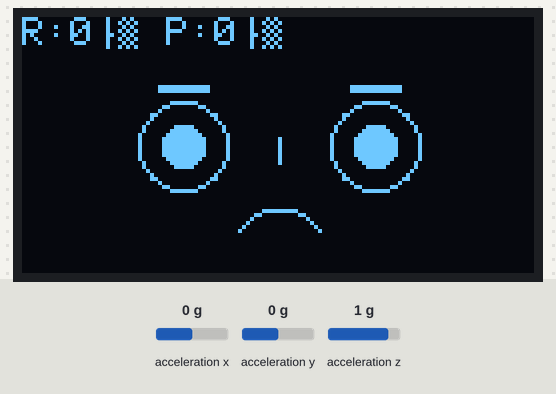
A sketch run on a simulated ESP32. Shown: 128×64 one-colour display. The test bench sets the inputs (shaded band); at power-on: acceleration x 0 g, acceleration y 0 g, acceleration z 1 g. Random numbers use the default seed unless the sketch sets one; what the sketch prints to the serial monitor is not drawn.

Above: at 6.5 s.
6.6 s: acceleration x set to -1.4 g
At 8.78 s:
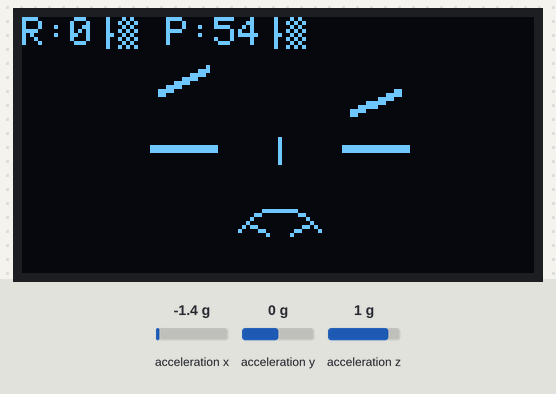
9.6 s: acceleration y set to -1.4 g
At 10.2 s:
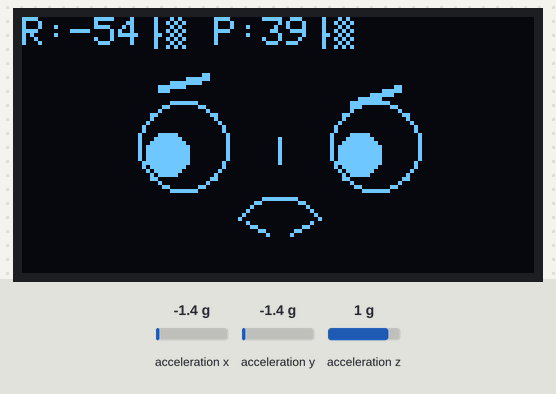
12.6 s: acceleration z set to -1.4 g
At 13.8 s:
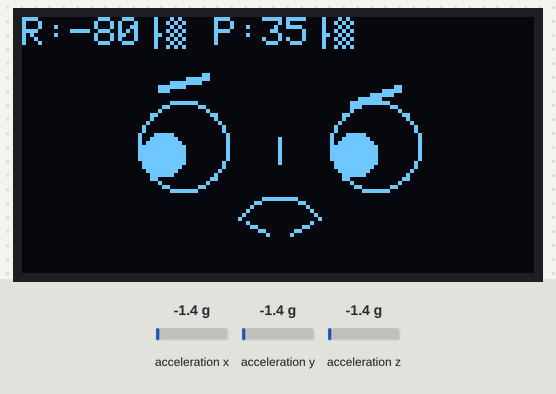
14.1 s: acceleration x set to -0.8 g
At 16.1 s:
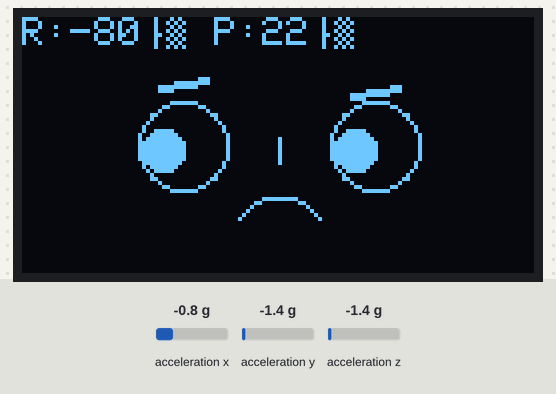
Timing chart, 0 to 17.5 s (numbered marks = the images above; inputs shaded):
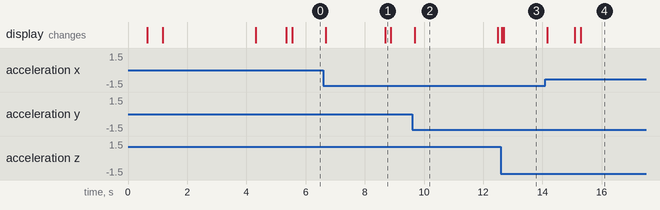

Measured:
- what the display in image 2 shows lasts 2.8 s, from 9.7 s to 12.5 s

The sketch:

Oledbuddywithaccelorometer.ino
```cpp
#include <Wire.h>
#include <Adafruit_GFX.h>
#include <Adafruit_SSD1306.h>
#include <Adafruit_ADXL345_U.h>

// OLED Display Setup
#define SCREEN_WIDTH 128
#define SCREEN_HEIGHT 64
#define OLED_RESET -1
Adafruit_SSD1306 display(SCREEN_WIDTH, SCREEN_HEIGHT, &Wire, OLED_RESET);

// ADXL345 Accelerometer
Adafruit_ADXL345_Unified accel = Adafruit_ADXL345_Unified(12345);

// I2C Pins
#define SDA_PIN 21
#define SCL_PIN 22

// Calibration offsets
float xOffset = 0, yOffset = 0, zOffset = 9.8;

// Eye animation variables
float rollAngle = 0;
float pitchAngle = 0;
float zAccel = 9.8;

// Animation state
unsigned long lastBlinkTime = 0;
unsigned long blinkDuration = 150;
bool isBlinking = false;
int blinkInterval = 3000;
unsigned long animationTime = 0;

void setup() {
    Serial.begin(115200);
    delay(500);

    Wire.begin(SDA_PIN, SCL_PIN);
    delay(100);

    if (!display.begin(SSD1306_SWITCHCAPVCC, 0x3C)) {
        Serial.println("OLED init failed!");
        while (1);
    }
    display.clearDisplay();
    display.setTextSize(1);
    display.setTextColor(SSD1306_WHITE);
    display.setCursor(0, 0);
    display.println("Initializing...");
    display.display();
    delay(500);

    if (!accel.begin()) {
        Serial.println("ADXL345 not found!");
        display.clearDisplay();
        display.setCursor(0, 0);
        display.println("ADXL345 Error!");
        display.display();
        while (1);
    }

    accel.setRange(ADXL345_RANGE_16_G);

    Serial.println("Calibrating... Keep device FLAT!");
    display.clearDisplay();
    display.setCursor(0, 0);
    display.println("Calibrating...");
    display.println("Keep FLAT!");
    display.display();

    delay(2000);

    float sumX = 0, sumY = 0, sumZ = 0;
    for (int i = 0; i < 100; i++) {
        sensors_event_t event;
        accel.getEvent(&event);
        sumX += event.acceleration.x;
        sumY += event.acceleration.y;
        sumZ += event.acceleration.z;
        delay(10);
    }

    xOffset = sumX / 100;
    yOffset = sumY / 100;
    zOffset = sumZ / 100;

    Serial.println("Calibration done!");
    display.clearDisplay();
    display.setCursor(0, 0);
    display.println("Ready!");
    display.display();
    delay(1000);
}

void loop() {
    animationTime = millis();

    sensors_event_t event;
    accel.getEvent(&event);

    float rawX = event.acceleration.x - xOffset;
    float rawY = event.acceleration.y - yOffset;
    float rawZ = event.acceleration.z;

    rollAngle = atan2(rawY, rawZ) * 180.0 / PI;
    pitchAngle = atan2(-rawX, sqrt(rawY*rawY + rawZ*rawZ)) * 180.0 / PI;
    zAccel = rawZ;

    rollAngle = constrain(rollAngle, -80, 80);
    pitchAngle = constrain(pitchAngle, -80, 80);

    if (millis() - lastBlinkTime > blinkInterval) {
        isBlinking = true;
        lastBlinkTime = millis();
    }

    if (isBlinking && millis() - lastBlinkTime > blinkDuration) {
        isBlinking = false;
        blinkInterval = random(2500, 4500);
    }

    display.clearDisplay();
    drawAnimatedFace(isBlinking);

    display.setTextSize(1);
    display.setTextColor(SSD1306_WHITE);
    display.setCursor(0, 0);
    display.print("R:");
    display.print((int)rollAngle);
    display.print("° P:");
    display.print((int)pitchAngle);
    display.print("°");

    display.display();
    delay(40);
}

void drawAnimatedFace(bool blink) {
    int centerX = 64;
    int centerY = 32;
    int eyeRadius = 11;
    int pupilRadius = 5;
    int eyeSpacing = 24;

    drawEyebrows(centerX - eyeSpacing, centerY - 15, centerX + eyeSpacing, centerY - 15, pitchAngle);

    if (blink) {
        drawClosedEye(centerX - eyeSpacing, centerY);
        drawClosedEye(centerX + eyeSpacing, centerY);
    } else {
        drawAnimatedEye(centerX - eyeSpacing, centerY, eyeRadius, pupilRadius, rollAngle, pitchAngle);
        drawAnimatedEye(centerX + eyeSpacing, centerY, eyeRadius, pupilRadius, rollAngle, pitchAngle);
    }

    display.drawLine(centerX, centerY - 2, centerX, centerY + 4, SSD1306_WHITE);

    drawAnimatedMouth(centerX, centerY + 16, pitchAngle, rollAngle);
}

void drawEyebrows(int leftX, int leftY, int rightX, int rightY, float pitchAngle) {
    float brow_tilt = (pitchAngle / 80.0) * 8;
    float brow_raise = abs(pitchAngle / 80.0) * 2;

    display.drawLine(leftX - 6, leftY + brow_raise, leftX + 6, leftY + brow_raise - brow_tilt, SSD1306_WHITE);
    display.drawLine(leftX - 6, leftY + 1 + brow_raise, leftX + 6, leftY + 1 + brow_raise - brow_tilt, SSD1306_WHITE);

    display.drawLine(rightX - 6, leftY + brow_raise + brow_tilt, rightX + 6, leftY + brow_raise, SSD1306_WHITE);
    display.drawLine(rightX - 6, leftY + 1 + brow_raise + brow_tilt, rightX + 6, leftY + 1 + brow_raise, SSD1306_WHITE);
}

void drawAnimatedEye(int x, int y, int eyeRad, int pupilRad, float rollAngle, float pitchAngle) {
    display.drawCircle(x, y, eyeRad, SSD1306_WHITE);

    int maxMovement = eyeRad - pupilRad - 1;
    float pupilOffsetX = (rollAngle / 80.0) * maxMovement;
    float pupilOffsetY = (pitchAngle / 80.0) * maxMovement;

    int pupilX = x + pupilOffsetX;
    int pupilY = y + pupilOffsetY;
    display.fillCircle(pupilX, pupilY, pupilRad, SSD1306_WHITE);
}

void drawClosedEye(int x, int y) {
    display.drawLine(x - 8, y, x + 8, y, SSD1306_WHITE);
    display.drawLine(x - 8, y + 1, x + 8, y + 1, SSD1306_WHITE);
}

void drawAnimatedMouth(int x, int y, float pitchAngle, float rollAngle) {
    float mouthOpen = abs(pitchAngle / 80.0) * 4;
    float mouthTilt = (rollAngle / 80.0) * 3;

    int mouthWidth = 10;

    for (int i = -mouthWidth; i <= mouthWidth; i++) {
        int curveY = (i * i) / (mouthWidth * 2);
        int pointY = y + curveY + mouthTilt;

        display.drawPixel(x + i, pointY, SSD1306_WHITE);
    }

    if (pitchAngle > 30) {
        display.drawLine(x - 8, y + 3, x - 3, y + 6, SSD1306_WHITE);
        display.drawLine(x + 8, y + 3, x + 3, y + 6, SSD1306_WHITE);
    } else if (pitchAngle < -30) {
        display.drawLine(x - 8, y + 6, x - 3, y + 3, SSD1306_WHITE);
        display.drawLine(x + 8, y + 6, x + 3, y + 3, SSD1306_WHITE);
    }
}
```
